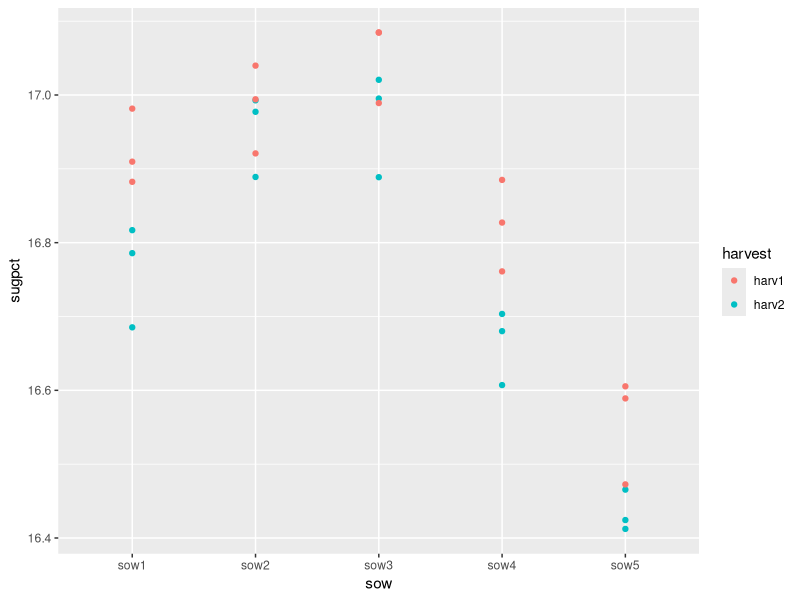

Here is the R script that generated this plot:
## ---- chunk 1
knitr::opts_chunk$set(
  collapse = TRUE,
  comment = "#>",
  message = FALSE
)
## ---- chunk 2
library(pbkrtest)
library(ggplot2)

## Sugar beets: Does suger content depend on harvest time?

beets |> ggplot(aes(x=sow, y=sugpct, group=harvest)) +
    geom_jitter(aes(color=harvest), width=0)

fm0 <- lmer(sugpct ~ block + sow + harvest + (1|block:harvest), data=beets)
fm1 <- update(fm0, .~. -harvest)

## Is there an effect of harvest time?
an <- anova(fm0, fm1)
pb <- PBmodcomp(fm0, fm1)
kr <- KRmodcomp(fm0, fm1)
sa <- SATmodcomp(fm0, fm1)

tidy(an)
tidy(pb)
tidy(kr)
tidy(sa)
